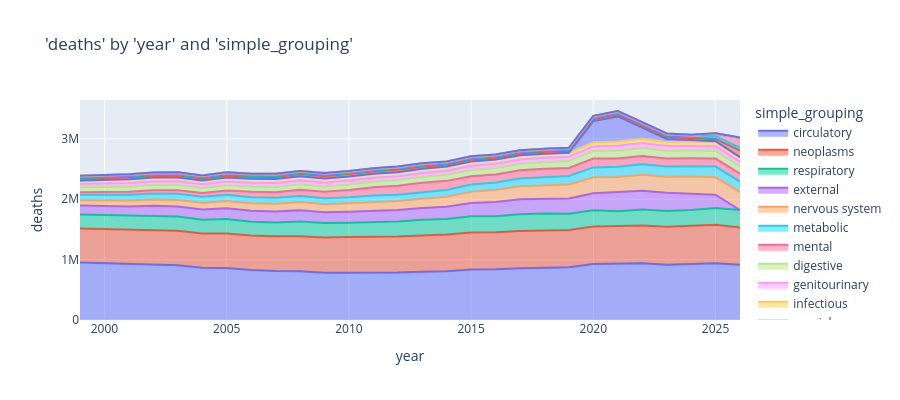

Notebook code cell kept with this figure:
### Code cell
charters.chart(
    df=cod_all,
    x_axis="year",
    y_axis="deaths",
    color=CATEGORY_COL,
    type="area",
    category_orders=category_orders,
)

### Figure 1 — Plotly figure (JSON) as saved in the notebook; plotly's stock layout.template omitted (floating-point values rounded to 4 significant figures)
{"data": [{"fillpattern": {"shape": ""}, "hovertemplate": "simple_grouping=circulatory<br>year=%{x}<br>deaths=%{y}<extra></extra>", "legendgroup": "circulatory", "line": {"color": "#636efa"}, "marker": {"symbol": "circle"}, "mode": "lines", "name": "circulatory", "orientation": "v", "showlegend": true, "stackgroup": "1", "type": "scatter", "x": [1999, 2000, 2001, 2002, 2003, 2004, 2005, 2006, 2007, 2008, 2009, 2010, 2011, 2012, 2013, 2014, 2015, 2016, 2017, 2018, 2019, 2020, 2021, 2022, 2023, 2024, 2025, 2026], "xaxis": "x", "y": [954300.0, 941400.0, 926900.0, 923300.0, 907100.0, 865800.0, 860800.0, 827600.0, 810200.0, 808400.0, 784700.0, 784400.0, 783400.0, 787300.0, 800800.0, 807700.0, 836500.0, 840600.0, 859100.0, 868600.0, 874500.0, 928700.0, 931500.0, 941600.0, 915900.0, 922300.0, 939000.0, 915500.0], "yaxis": "y"}, {"fillpattern": {"shape": ""}, "hovertemplate": "simple_grouping=neoplasms<br>year=%{x}<br>deaths=%{y}<extra></extra>", "legendgroup": "neoplasms", "line": {"color": "#EF553B"}, "marker": {"symbol": "circle"}, "mode": "lines", "name": "neoplasms", "orientation": "v", "showlegend": true, "stackgroup": "1", "type": "scatter", "x": [1999, 2000, 2001, 2002, 2003, 2004, 2005, 2006, 2007, 2008, 2009, 2010, 2011, 2012, 2013, 2014, 2015, 2016, 2017, 2018, 2019, 2020, 2021, 2022, 2023, 2024, 2025, 2026], "xaxis": "x", "y": [563000.0, 566600.0, 567400.0, 570500.0, 570400.0, 567400.0, 573000.0, 574000.0, 577000.0, 579900.0, 582200.0, 589600.0, 591700.0, 597700.0, 600100.0, 607700.0, 612200.0, 613800.0, 614900.0, 614900.0, 615200.0, 618500.0, 621400.0, 624400.0, 629500.0, 636100.0, 639200.0, 618100.0], "yaxis": "y"}, {"fillpattern": {"shape": ""}, "hovertemplate": "simple_grouping=respiratory<br>year=%{x}<br>deaths=%{y}<extra></extra>", "legendgroup": "respiratory", "line": {"color": "#00cc96"}, "marker": {"symbol": "circle"}, "mode": "lines", "name": "respiratory", "orientation": "v", "showlegend": true, "stackgroup": "1", "type": "scatter", "x": [1999, 2000, 2001, 2002, 2003, 2004, 2005, 2006, 2007, 2008, 2009, 2010, 2011, 2012, 2013, 2014, 2015, 2016, 2017, 2018, 2019, 2020, 2021, 2022, 2023, 2024, 2025, 2026], "xaxis": "x", "y": [229800.0, 231000.0, 229900.0, 234500.0, 235800.0, 227000.0, 239600.0, 226600.0, 227200.0, 245000.0, 238500.0, 237300.0, 248600.0, 246200.0, 261000.0, 258200.0, 271100.0, 266000.0, 278600.0, 282500.0, 270900.0, 270400.0, 250700.0, 263300.0, 261000.0, 264700.0, 278200.0, 287300.0], "yaxis": "y"}, {"fillpattern": {"shape": ""}, "hovertemplate": "simple_grouping=external<br>year=%{x}<br>deaths=%{y}<extra></extra>", "legendgroup": "external", "line": {"color": "#ab63fa"}, "marker": {"symbol": "circle"}, "mode": "lines", "name": "external", "orientation": "v", "showlegend": true, "stackgroup": "1", "type": "scatter", "x": [1999, 2000, 2001, 2002, 2003, 2004, 2005, 2006, 2007, 2008, 2009, 2010, 2011, 2012, 2013, 2014, 2015, 2016, 2017, 2018, 2019, 2020, 2021, 2022, 2023, 2024, 2025], "xaxis": "x", "y": [151100.0, 151200.0, 157200.0, 164100.0, 166800.0, 170000.0, 176400.0, 181600.0, 185100.0, 183800.0, 179800.0, 183300.0, 190000.0, 193000.0, 195700.0, 202300.0, 216700.0, 235200.0, 247500.0, 245200.0, 251300.0, 283700.0, 312100.0, 311500.0, 303800.0, 275000.0, 217800.0], "yaxis": "y"}, {"fillpattern": {"shape": ""}, "hovertemplate": "simple_grouping=nervous system<br>year=%{x}<br>deaths=%{y}<extra></extra>", "legendgroup": "nervous system", "line": {"color": "#FFA15A"}, "marker": {"symbol": "circle"}, "mode": "lines", "name": "nervous system", "orientation": "v", "showlegend": true, "stackgroup": "1", "type": "scatter", "x": [1999, 2000, 2001, 2002, 2003, 2004, 2005, 2006, 2007, 2008, 2009, 2010, 2011, 2012, 2013, 2014, 2015, 2016, 2017, 2018, 2019, 2020, 2021, 2022, 2023, 2024, 2025, 2026], "xaxis": "x", "y": [84020.0, 90940.0, 96460.0, 103000.0, 109600.0, 111700.0, 120600.0, 122900.0, 126900.0, 136500.0, 134100.0, 141000.0, 144900.0, 146100.0, 151700.0, 165400.0, 190400.0, 202300.0, 216300.0, 224900.0, 233700.0, 262300.0, 251500.0, 264400.0, 263500.0, 277600.0, 290000.0, 299200.0], "yaxis": "y"}, {"fillpattern": {"shape": ""}, "hovertemplate": "simple_grouping=metabolic<br>year=%{x}<br>deaths=%{y}<extra></extra>", "legendgroup": "metabolic", "line": {"color": "#19d3f3"}, "marker": {"symbol": "circle"}, "mode": "lines", "name": "metabolic", "orientation": "v", "showlegend": true, "stackgroup": "1", "type": "scatter", "x": [1999, 2000, 2001, 2002, 2003, 2004, 2005, 2006, 2007, 2008, 2009, 2010, 2011, 2012, 2013, 2014, 2015, 2016, 2017, 2018, 2019, 2020, 2021, 2022, 2023, 2024, 2025, 2026], "xaxis": "x", "y": [92800.0, 94260.0, 96740.0, 99390.0, 100300.0, 98960.0, 103100.0, 99140.0, 98940.0, 99280.0, 97920.0, 98820.0, 105100.0, 105900.0, 109100.0, 112700.0, 118500.0, 121200.0, 127900.0, 133100.0, 140000.0, 164100.0, 171800.0, 174100.0, 169000.0, 171900.0, 177000.0, 173300.0], "yaxis": "y"}, {"fillpattern": {"shape": ""}, "hovertemplate": "simple_grouping=mental<br>year=%{x}<br>deaths=%{y}<extra></extra>", "legendgroup": "mental", "line": {"color": "#FF6692"}, "marker": {"symbol": "circle"}, "mode": "lines", "name": "mental", "orientation": "v", "showlegend": true, "stackgroup": "1", "type": "scatter", "x": [1999, 2000, 2001, 2002, 2003, 2004, 2005, 2006, 2007, 2008, 2009, 2010, 2011, 2012, 2013, 2014, 2015, 2016, 2017, 2018, 2019, 2020, 2021, 2022, 2023, 2024, 2025, 2026], "xaxis": "x", "y": [42000.0, 45890.0, 50720.0, 55670.0, 59970.0, 61430.0, 71350.0, 91660.0, 90170.0, 104500.0, 106100.0, 120700.0, 135800.0, 147800.0, 156300.0, 151000.0, 136600.0, 132500.0, 135700.0, 135300.0, 133800.0, 148300.0, 136200.0, 138800.0, 133000.0, 131200.0, 132900.0, 129200.0], "yaxis": "y"}, {"fillpattern": {"shape": ""}, "hovertemplate": "simple_grouping=digestive<br>year=%{x}<br>deaths=%{y}<extra></extra>", "legendgroup": "digestive", "line": {"color": "#B6E880"}, "marker": {"symbol": "circle"}, "mode": "lines", "name": "digestive", "orientation": "v", "showlegend": true, "stackgroup": "1", "type": "scatter", "x": [1999, 2000, 2001, 2002, 2003, 2004, 2005, 2006, 2007, 2008, 2009, 2010, 2011, 2012, 2013, 2014, 2015, 2016, 2017, 2018, 2019, 2020, 2021, 2022, 2023, 2024, 2025, 2026], "xaxis": "x", "y": [82790.0, 83910.0, 85710.0, 86620.0, 87680.0, 86220.0, 87290.0, 87530.0, 89070.0, 91020.0, 89320.0, 91180.0, 94020.0, 95140.0, 98230.0, 100900.0, 104600.0, 105800.0, 107600.0, 109600.0, 112800.0, 123800.0, 133700.0, 132600.0, 128300.0, 128400.0, 128100.0, 121800.0], "yaxis": "y"}, {"fillpattern": {"shape": ""}, "hovertemplate": "simple_grouping=genitourinary<br>year=%{x}<br>deaths=%{y}<extra></extra>", "legendgroup": "genitourinary", "line": {"color": "#FF97FF"}, "marker": {"symbol": "circle"}, "mode": "lines", "name": "genitourinary", "orientation": "v", "showlegend": true, "stackgroup": "1", "type": "scatter", "x": [1999, 2000, 2001, 2002, 2003, 2004, 2005, 2006, 2007, 2008, 2009, 2010, 2011, 2012, 2013, 2014, 2015, 2016, 2017, 2018, 2019, 2020, 2021, 2022, 2023, 2024, 2025, 2026], "xaxis": "x", "y": [53010.0, 54410.0, 56890.0, 58180.0, 59950.0, 60160.0, 62660.0, 63460.0, 64600.0, 62980.0, 63400.0, 65540.0, 61470.0, 61890.0, 63970.0, 66060.0, 69290.0, 70190.0, 71330.0, 72410.0, 72760.0, 76660.0, 78860.0, 80260.0, 76800.0, 76700.0, 77010.0, 76440.0], "yaxis": "y"}, {"fillpattern": {"shape": ""}, "hovertemplate": "simple_grouping=infectious<br>year=%{x}<br>deaths=%{y}<extra></extra>", "legendgroup": "infectious", "line": {"color": "#FECB52"}, "marker": {"symbol": "circle"}, "mode": "lines", "name": "infectious", "orientation": "v", "showlegend": true, "stackgroup": "1", "type": "scatter", "x": [1999, 2000, 2001, 2002, 2003, 2004, 2005, 2006, 2007, 2008, 2009, 2010, 2011, 2012, 2013, 2014, 2015, 2016, 2017, 2018, 2019, 2020, 2021, 2022, 2023, 2024, 2025, 2026], "xaxis": "x", "y": [59760.0, 58790.0, 60110.0, 63720.0, 64420.0, 64360.0, 66260.0, 66760.0, 66590.0, 68180.0, 69280.0, 67350.0, 68590.0, 68150.0, 70390.0, 70180.0, 71840.0, 69790.0, 69130.0, 67750.0, 64420.0, 68080.0, 68300.0, 69680.0, 68980.0, 67670.0, 68270.0, 66030.0], "yaxis": "y"}, {"fillpattern": {"shape": ""}, "hovertemplate": "simple_grouping=special<br>year=%{x}<br>deaths=%{y}<extra></extra>", "legendgroup": "special", "line": {"color": "#636efa"}, "marker": {"symbol": "circle"}, "mode": "lines", "name": "special", "orientation": "v", "showlegend": true, "stackgroup": "1", "type": "scatter", "x": [2001, 2019, 2020, 2021, 2022, 2023, 2024, 2025, 2026], "xaxis": "x", "y": [2906.0, 10.0, 350900.0, 416900.0, 186600.0, 49950.0, 31460.0, 13850.0, 10810.0], "yaxis": "y"}, {"fillpattern": {"shape": ""}, "hovertemplate": "simple_grouping=other<br>year=%{x}<br>deaths=%{y}<extra></extra>", "legendgroup": "other", "line": {"color": "#EF553B"}, "marker": {"symbol": "circle"}, "mode": "lines", "name": "other", "orientation": "v", "showlegend": true, "stackgroup": "1", "type": "scatter", "x": [1999, 2000, 2001, 2002, 2003, 2004, 2005, 2006, 2007, 2008, 2009, 2010, 2011, 2012, 2013, 2014, 2015, 2016, 2017, 2018, 2019, 2020, 2021, 2022, 2023, 2024, 2025, 2026], "xaxis": "x", "y": [26530.0, 31760.0, 32160.0, 29830.0, 31310.0, 29980.0, 31820.0, 31610.0, 33370.0, 38370.0, 39680.0, 38200.0, 40050.0, 41880.0, 37600.0, 32110.0, 31920.0, 33250.0, 32630.0, 32420.0, 32290.0, 33950.0, 34380.0, 33980.0, 33170.0, 31670.0, 35080.0, 111100.0], "yaxis": "y"}, {"fillpattern": {"shape": ""}, "hovertemplate": "simple_grouping=musculoskeletal<br>year=%{x}<br>deaths=%{y}<extra></extra>", "legendgroup": "musculoskeletal", "line": {"color": "#00cc96"}, "marker": {"symbol": "circle"}, "mode": "lines", "name": "musculoskeletal", "orientation": "v", "showlegend": true, "stackgroup": "1", "type": "scatter", "x": [1999, 2000, 2001, 2002, 2003, 2004, 2005, 2006, 2007, 2008, 2009, 2010, 2011, 2012, 2013, 2014, 2015, 2016, 2017, 2018, 2019, 2020, 2021, 2022, 2023, 2024, 2025, 2026], "xaxis": "x", "y": [13300.0, 13710.0, 14010.0, 14330.0, 14430.0, 14230.0, 14350.0, 13880.0, 13840.0, 13820.0, 13270.0, 13260.0, 13640.0, 13680.0, 13490.0, 13290.0, 13610.0, 13720.0, 13780.0, 13750.0, 14510.0, 15360.0, 16170.0, 16430.0, 16640.0, 16930.0, 17280.0, 16610.0], "yaxis": "y"}, {"fillpattern": {"shape": ""}, "hovertemplate": "simple_grouping=perinatal<br>year=%{x}<br>deaths=%{y}<extra></extra>", "legendgroup": "perinatal", "line": {"color": "#ab63fa"}, "marker": {"symbol": "circle"}, "mode": "lines", "name": "perinatal", "orientation": "v", "showlegend": true, "stackgroup": "1", "type": "scatter", "x": [1999, 2000, 2001, 2002, 2003, 2004, 2005, 2006, 2007, 2008, 2009, 2010, 2011, 2012, 2013, 2014, 2015, 2016, 2017, 2018, 2019, 2020, 2021, 2022, 2023, 2024, 2025, 2026], "xaxis": "x", "y": [14190.0, 13990.0, 13800.0, 14170.0, 14320.0, 14130.0, 14480.0, 14370.0, 14510.0, 13840.0, 13040.0, 12050.0, 11940.0, 11840.0, 11970.0, 11820.0, 11640.0, 11400.0, 11040.0, 10640.0, 10340.0, 9575.0, 9487.0, 10120.0, 9932.0, 9932.0, 9563.0, 7641.0], "yaxis": "y"}, {"fillpattern": {"shape": ""}, "hovertemplate": "simple_grouping=blood<br>year=%{x}<br>deaths=%{y}<extra></extra>", "legendgroup": "blood", "line": {"color": "#FFA15A"}, "marker": {"symbol": "circle"}, "mode": "lines", "name": "blood", "orientation": "v", "showlegend": true, "stackgroup": "1", "type": "scatter", "x": [1999, 2000, 2001, 2002, 2003, 2004, 2005, 2006, 2007, 2008, 2009, 2010, 2011, 2012, 2013, 2014, 2015, 2016, 2017, 2018, 2019, 2020, 2021, 2022, 2023, 2024, 2025, 2026], "xaxis": "x", "y": [9034.0, 9275.0, 9501.0, 9631.0, 9541.0, 9389.0, 9553.0, 8803.0, 9727.0, 9839.0, 9601.0, 9736.0, 10140.0, 10440.0, 10170.0, 10710.0, 10680.0, 10900.0, 10750.0, 10860.0, 10770.0, 11430.0, 11870.0, 12040.0, 11920.0, 11840.0, 11880.0, 10640.0], "yaxis": "y"}, {"fillpattern": {"shape": ""}, "hovertemplate": "simple_grouping=malformations<br>year=%{x}<br>deaths=%{y}<extra></extra>", "legendgroup": "malformations", "line": {"color": "#19d3f3"}, "marker": {"symbol": "circle"}, "mode": "lines", "name": "malformations", "orientation": "v", "showlegend": true, "stackgroup": "1", "type": "scatter", "x": [1999, 2000, 2001, 2002, 2003, 2004, 2005, 2006, 2007, 2008, 2009, 2010, 2011, 2012, 2013, 2014, 2015, 2016, 2017, 2018, 2019, 2020, 2021, 2022, 2023, 2024, 2025, 2026], "xaxis": "x", "y": [10250.0, 10460.0, 10320.0, 10540.0, 10390.0, 10360.0, 10300.0, 10380.0, 10310.0, 10170.0, 9776.0, 9566.0, 9568.0, 9514.0, 9457.0, 9499.0, 9898.0, 10020.0, 9798.0, 9644.0, 9632.0, 9479.0, 9544.0, 10040.0, 9780.0, 9940.0, 9937.0, 7932.0], "yaxis": "y"}, {"fillpattern": {"shape": ""}, "hovertemplate": "simple_grouping=delay<br>year=%{x}<br>deaths=%{y}<extra></extra>", "legendgroup": "delay", "line": {"color": "#FF6692"}, "marker": {"symbol": "circle"}, "mode": "lines", "name": "delay", "orientation": "v", "showlegend": true, "stackgroup": "1", "type": "scatter", "x": [2025, 2026], "xaxis": "x", "y": [39840.0, 163700.0], "yaxis": "y"}, {"fillpattern": {"shape": ""}, "hovertemplate": "simple_grouping=skin<br>year=%{x}<br>deaths=%{y}<extra></extra>", "legendgroup": "skin", "line": {"color": "#B6E880"}, "marker": {"symbol": "circle"}, "mode": "lines", "name": "skin", "orientation": "v", "showlegend": true, "stackgroup": "1", "type": "scatter", "x": [1999, 2000, 2001, 2002, 2003, 2004, 2005, 2006, 2007, 2008, 2009, 2010, 2011, 2012, 2013, 2014, 2015, 2016, 2017, 2018, 2019, 2020, 2021, 2022, 2023, 2024, 2025, 2026], "xaxis": "x", "y": [3607.0, 3670.0, 3645.0, 3845.0, 4018.0, 4087.0, 4134.0, 3748.0, 3781.0, 3887.0, 3929.0, 3897.0, 4054.0, 4117.0, 4238.0, 4351.0, 4657.0, 4833.0, 4919.0, 5097.0, 5113.0, 5576.0, 6266.0, 7174.0, 7082.0, 6849.0, 6717.0, 6313.0], "yaxis": "y"}, {"fillpattern": {"shape": ""}, "hovertemplate": "simple_grouping=pregnancy<br>year=%{x}<br>deaths=%{y}<extra></extra>", "legendgroup": "pregnancy", "line": {"color": "#FF97FF"}, "marker": {"symbol": "circle"}, "mode": "lines", "name": "pregnancy", "orientation": "v", "showlegend": true, "stackgroup": "1", "type": "scatter", "x": [1999, 2000, 2001, 2002, 2003, 2004, 2005, 2006, 2007, 2008, 2009, 2010, 2011, 2012, 2013, 2014, 2015, 2016, 2017, 2018, 2019, 2020, 2021, 2022, 2023, 2024, 2025, 2026], "xaxis": "x", "y": [366.0, 379.0, 387.0, 342.0, 492.0, 651.0, 719.0, 727.0, 737.0, 767.0, 904.0, 795.0, 892.0, 935.0, 1078.0, 1078.0, 1093.0, 1200.0, 1165.0, 947.0, 1049.0, 1214.0, 1659.0, 1225.0, 1026.0, 956.0, 815.0, 703.0], "yaxis": "y"}, {"fillpattern": {"shape": ""}, "hovertemplate": "simple_grouping=ear<br>year=%{x}<br>deaths=%{y}<extra></extra>", "legendgroup": "ear", "line": {"color": "#FECB52"}, "marker": {"symbol": "circle"}, "mode": "lines", "name": "ear", "orientation": "v", "showlegend": true, "stackgroup": "1", "type": "scatter", "x": [1999, 2000, 2001, 2002, 2003, 2004, 2006, 2007, 2008, 2010, 2011, 2012, 2013, 2014, 2015, 2016, 2017, 2018, 2019, 2020, 2021, 2022, 2023, 2024, 2025], "xaxis": "x", "y": [10.0, 10.0, 32.0, 11.0, 32.0, 10.0, 10.0, 21.0, 35.0, 14.0, 42.0, 23.0, 19.0, 13.0, 34.0, 48.0, 28.0, 52.0, 59.0, 39.0, 38.0, 58.0, 69.0, 78.0, 74.0], "yaxis": "y"}, {"fillpattern": {"shape": ""}, "hovertemplate": "simple_grouping=eye<br>year=%{x}<br>deaths=%{y}<extra></extra>", "legendgroup": "eye", "line": {"color": "#636efa"}, "marker": {"symbol": "circle"}, "mode": "lines", "name": "eye", "orientation": "v", "showlegend": true, "stackgroup": "1", "type": "scatter", "x": [2001, 2003, 2009, 2010, 2011, 2023], "xaxis": "x", "y": [11.0, 11.0, 12.0, 10.0, 10.0, 22.0], "yaxis": "y"}], "layout": {"height": 400, "legend": {"title": {"text": "simple_grouping"}, "tracegroupgap": 0}, "title": {"text": "'deaths' by 'year' and 'simple_grouping'"}, "xaxis": {"anchor": "y", "domain": [0, 1], "title": {"text": "year"}}, "yaxis": {"anchor": "x", "domain": [0, 1], "title": {"text": "deaths"}, "type": "-"}}}
